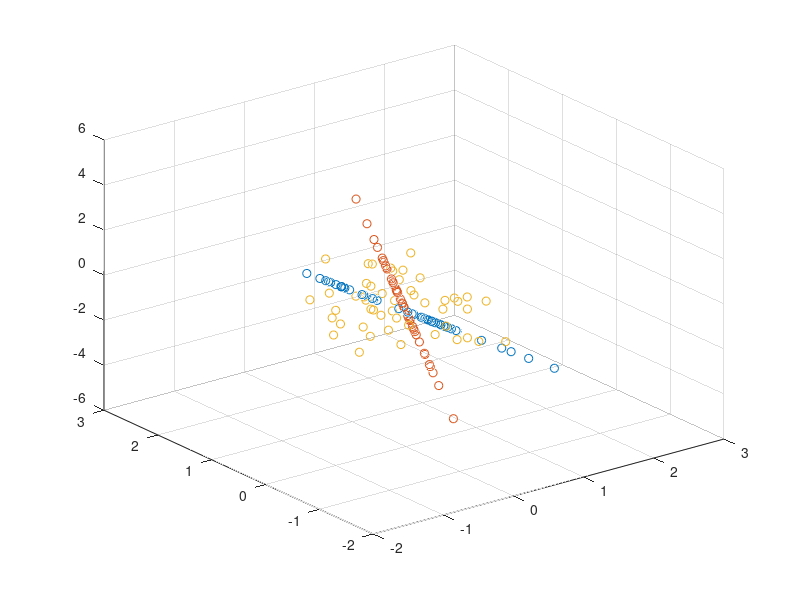

Here is the MATLAB script that generated this plot:
D = 3; %Dimension of ambient space
n = 3; %Number of subspaces
d1 = 1; d2 = 1; d3 = 2;%d1 and d2: dimension of subspace 1 and 2
N1 = 50; N2 = 50; N3 = 50; %N1 and N2: number of points in subspace 1 and 2
X1 = randn(D,d1) * randn(d1,N1); %Generating N1 points in a d1 dim. subspace
X2 = randn(D,d2) * randn(d2,N2); %Generating N2 points in a d2 dim. subspace
X3 = randn(D,d3) * randn(d3,N3);

X = [X1 X2 X3];

X1 = X1';
X2 = X2';
X3 = X3';

scatter3(X1(:,1), X1(:,2), X1(:,3));
hold on
scatter3(X2(:,1), X2(:,2), X2(:,3));
hold on
scatter3(X3(:,1), X3(:,2), X3(:,3));

